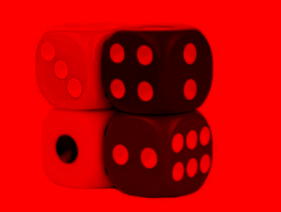
#> input picture rojo.png, 281 x 212 px, found by its file name
$ python actividad10.py
#> lines starting #> are read from the running program, lines starting #| are printed output that depends on the picture
import numpy as np
import matplotlib.pyplot as plt

rojo = "rojo.png"
verde = "verde.png"
azul = "azul.png"

rojo_img = plt.imread(rojo)
#> rojo_img is the input picture: shape (212, 281, 4) float32; mean R, G, B, A 0.769, 0, 0, 1
verde_img = plt.imread(verde)
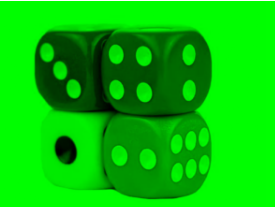
#> input picture verde.png, 275 x 207 px, found by its file name
#> verde_img is the input picture: shape (207, 275, 4) float32; mean R, G, B, A 0.00483, 0.78, 0.00483, 1
azul_img = plt.imread(azul)
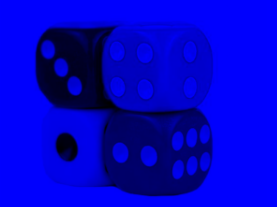
#> input picture azul.png, 277 x 207 px, found by its file name
#> azul_img is the input picture: shape (207, 277, 4) float32; mean R, G, B, A 0, 0, 0.804, 1

min_alto = min(rojo_img.shape[0], verde_img.shape[0], azul_img.shape[0])
#> min_alto = 207
min_ancho = min(rojo_img.shape[1], verde_img.shape[1], azul_img.shape[1])
#> min_ancho = 275

rojo_img = rojo_img[:min_alto, :min_ancho]
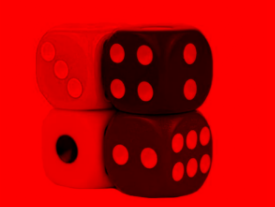
#> rojo_img: shape (207, 275, 4) float32; mean R, G, B, A 0.758, 0, 0, 1
verde_img = verde_img[:min_alto, :min_ancho]
azul_img = azul_img[:min_alto, :min_ancho]
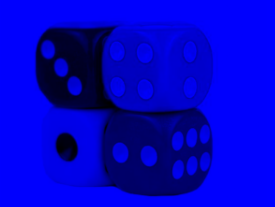
#> azul_img: shape (207, 275, 4) float32; mean R, G, B, A 0, 0, 0.803, 1

original = rojo_img + verde_img + azul_img
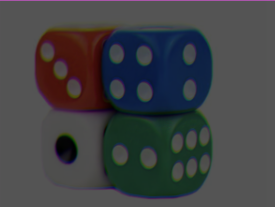
#> original: shape (207, 275, 4) float32; mean R, G, B, A 0.763, 0.78, 0.808, 3; drawn with min black and max white
original[:, :, 3] = 1.0
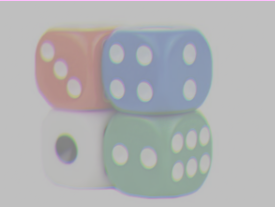
#> original: shape (207, 275, 4) float32; mean R, G, B, A 0.763, 0.78, 0.808, 1; transparent parts drawn white


plt.subplot(1,4,1)
plt.imshow(rojo_img)
plt.axis('off')
plt.title("rojo")

plt.subplot(1,4,2)
plt.imshow(verde_img)
plt.axis('off')
plt.title("verde")

plt.subplot(1,4,3)
plt.imshow(azul_img)
plt.axis('off')
plt.title("azul")

plt.subplot(1,4,4)
plt.imshow(original)
plt.axis('off')
plt.title("original")


plt.figtext(0.09, 0.5, '(', fontsize=30, va='center')
plt.figtext(0.29, 0.5, ',', fontsize=30, va='center')
plt.figtext(0.50, 0.5, ',', fontsize=30, va='center')
plt.figtext(0.69, 0.5, ')', fontsize=30, va='center')
plt.figtext(0.704, 0.5, '=', fontsize=30, va='center')

plt.show()
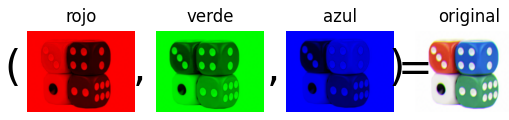
#> figure drawn by matplotlib, 4 panels
